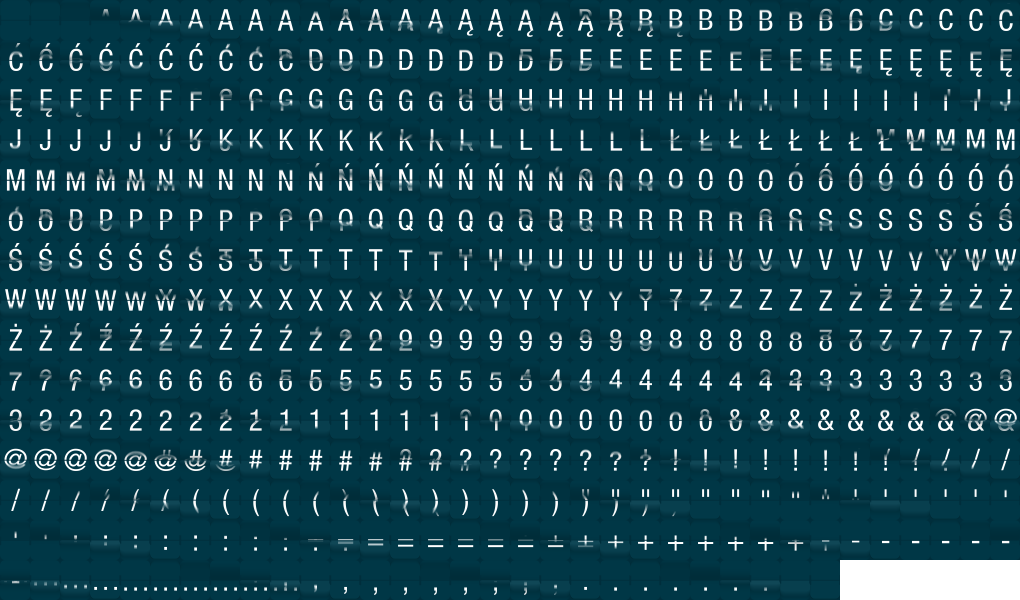
#> input picture style_polish_rev.png, 2040 x 1200 px (shown at 1/2 size)
$ python refit.py style_polish_rev.png out.png 5 5   (Python 2 division)
#> lines starting #> are read from the running program, lines starting #| are printed output that depends on the picture
#
# Example usage:
#
# python refit.py source.png converted.png 5 61
#                                          ^ ^-- rows (number of characters)
#                                          |
#                                          `---- cols (animations steps)
#
# This scripts expects a file generated by
# https://github.com/opendatacity/splitflap
#
# if you are using python3 change all divisions to their intiger versions: `/` -> `//`
import sys
from PIL import Image

out_name = sys.argv[2]
anims = int(sys.argv[3])
chars = int(sys.argv[4])
im = Image.open(sys.argv[1])
#> im is the input picture: PIL image 2040x1200 RGBA; mean R, G, B, A 18.8, 67.4, 80.7, 252

w, h = im.size
#> w = 2040; h = 1200

print('total tiles = %d' % (anims * chars,))

char_w = w / anims
#> char_w = 408
char_h = h / chars
#> char_h = 240
assert(w % anims == 0)
assert(h % chars == 0)

per_row = 2048 / char_w
#> per_row = 5
num_rows = (anims * chars) / per_row + 1
#> num_rows = 6

out = Image.new(im.mode, (per_row * char_w, num_rows * char_h))
#> out: PIL image 2040x1440 RGBA; every value is 0
out_n = 0
for y in range(chars):
    for x in range(anims):
        char = im.crop((x * char_w, y * char_h, (x+1) * char_w , (y+1) * char_h))
        target_x = out_n % per_row * char_w
        target_y = out_n / per_row * char_h
        # char.save("foo-%d-%d.png" % (target_x, target_y))
        out.paste(char, (target_x, target_y))
        out_n += 1
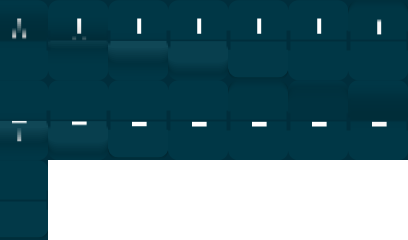
#> char: PIL image 408x240 RGBA; mean R, G, B, A 2.8, 40, 50.2, 180; transparent parts drawn white
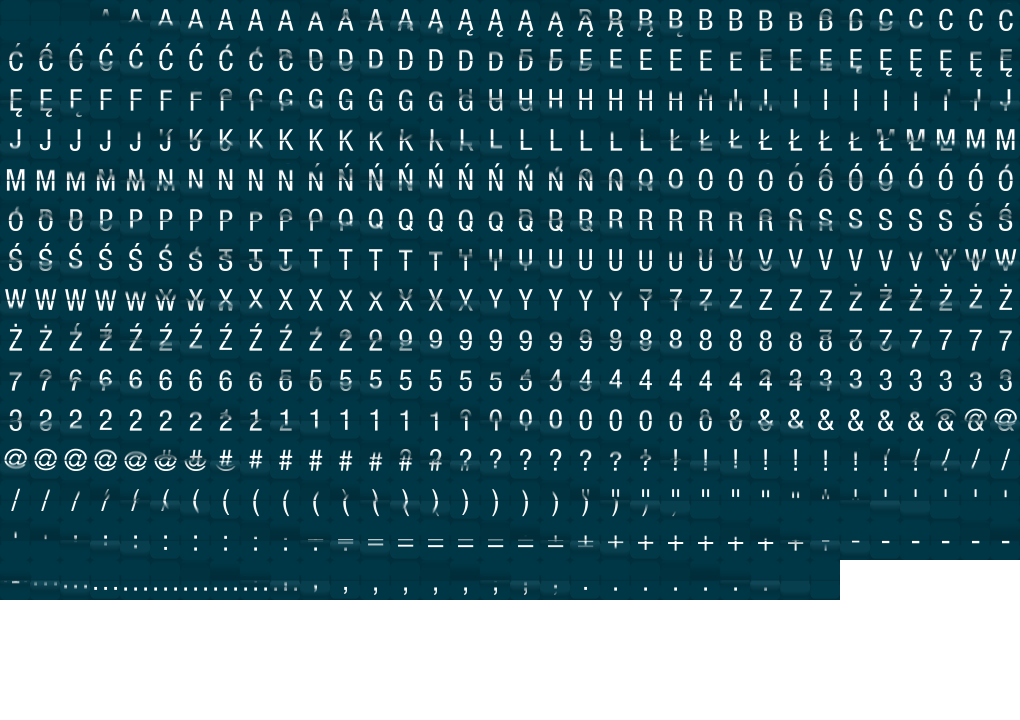
#> out: PIL image 2040x1440 RGBA (shown at 1/2 size); mean R, G, B, A 15.6, 56.1, 67.2, 210; transparent parts drawn white
#> after the loop, out_n = 25
print("""
    rows = %d,
    cols = %d,
    width = %d,
    height = %d,
    steps = %d,
""" % (num_rows, per_row, per_row * char_w, num_rows * char_h, anims))
#|     rows = 6,
#|     cols = 5,
#|     width = 2040,
#|     height = 1440,
#|     steps = 5,
out.save(out_name)
